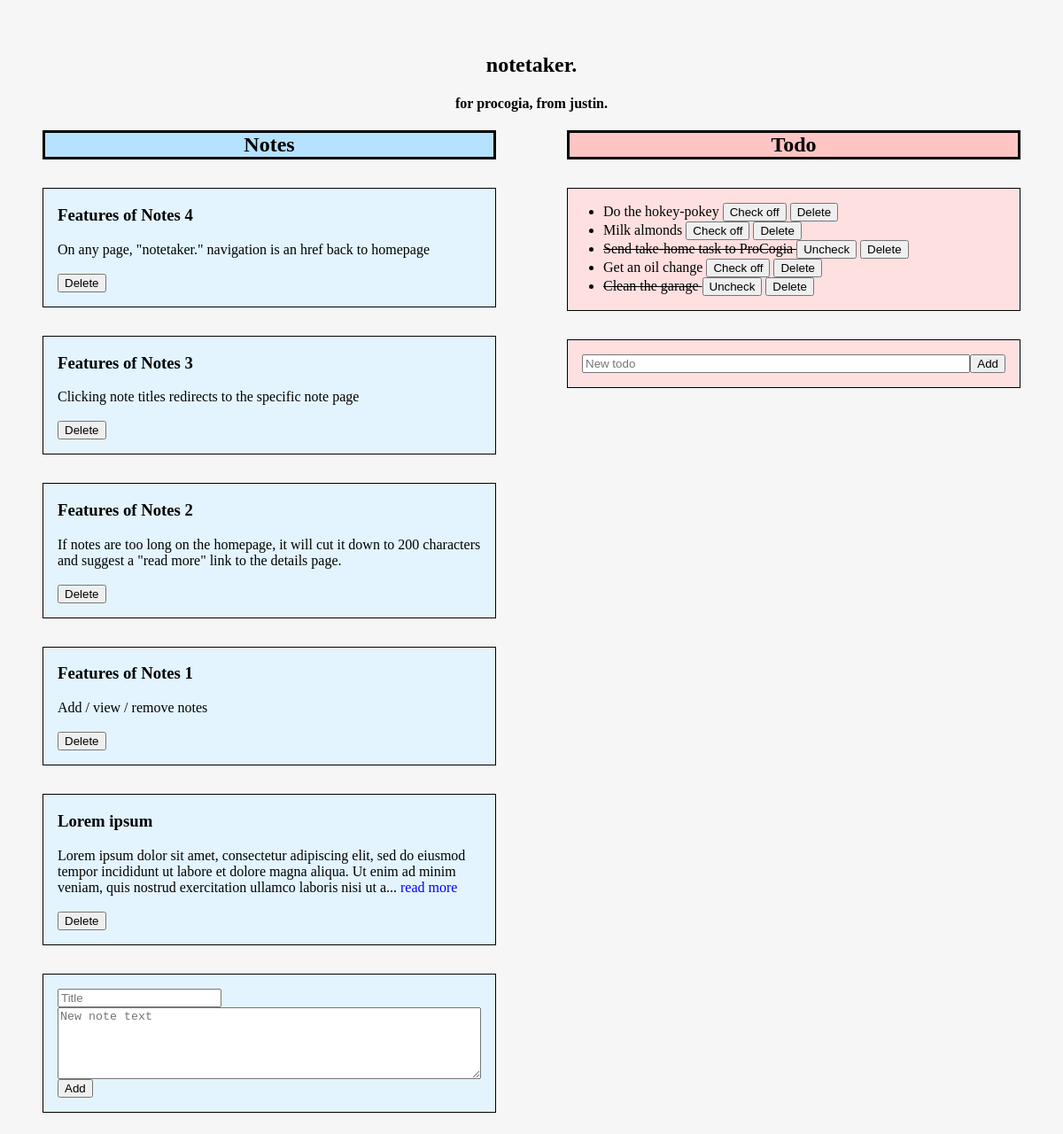
The page / on the database its author committed.
### notetaker/models.py (models this page shows, shortened)
class Note(models.Model):
    title = models.CharField(max_length=50)
    body = models.CharField(max_length=500)
    pub_date = models.DateTimeField('date published')

class Todo(models.Model):
    title = models.CharField(max_length=100)
    pub_date = models.DateTimeField('date published')
    done = models.BooleanField(default=False)

### notetaker/views.py (the view)
# urls.py: path('', views.index, name='index'),
def index(request):
    note_list = Note.objects.order_by('-pub_date')
    todo_list = Todo.objects.order_by('-pub_date')
    context = {
        'note_list':note_list,
        'todo_list':todo_list
    }
    return render(request, 'notetaker/index.html', context)

### notetaker/templates/notetaker/index.html (shortened to what this page needs)
{% load static %}
<html>
<head>
    <link rel="stylesheet" type="text/css" href="{% static 'notetaker/style.css' %}">
</head>
<body>
    <header id="header">
        <nav id="main-navigation" class="main-nav">
            <div class="info-title-wrapper">
                <div class="site-title-wrapper">
                    <h1 class="page-title"><a href="/">notetaker.</a></h1>
                    <h4 class="page-title">for procogia, from justin.</h4>
                </div>
            </div>
            <div class="base">
                <div class="column">
                    <h1 class="section-title notes">Notes</h1>
                    {% if note_list %}
                    {% for note in note_list %}
                    <div class="note-article">
                        <div class="note-title">
                            <h3><a href="/note/{{ note.id }}/">{{ note.title }}</a></h3>
                        </div>
                        <div class="note-body">
                            {% if note.body|length <= 200 %}
                            {{ note.body }}
                            {% else %}
                            {{ note.body|slice:":200" }}... <a href="/note/{{ note.id }}/" class="readmore">read
                                more</a>
                            {% endif %}
                            <br /><br />
                            <form action="/deleteNote/{{ note.id }}/" method="post">{% csrf_token %}
                                <input type="submit" value="Delete" />
                            </form>
                        </div>
                    </div>
                    {% endfor %}
                    {% endif %}
                    <form action="/addNote/" method="post">{% csrf_token %}
                        <div class="note-article new-article">
                            <div class="note-title">
                                <input type="text" name="title" placeholder="Title" />
                            </div>
                            <div class="note-body new">
                                <textarea class="textbox" name="body" rows="5" placeholder="New note text"></textarea>
                            </div>
                            <input type="submit" value="Add" />
                        </div>
                    </form>
                </div>
                <div class="column">
                    <h1 class="section-title todos">Todo</h1>
                    {% if todo_list %}
                    <div class="todo-article">
                        <ul>
                            {% for todo in todo_list %}
                            <li>
                                {% if todo.done %} <s> {% endif %}
                                    {{ todo.title }}
                                    {% if todo.done %} </s> {% endif %}
                                <form class="todo-button" action="/updateTodo/{{ todo.id }}/" method="post">
                                    <input type="submit" {% if todo.done %} value="Uncheck" {% else %} value="Check off"
                                        {% endif %} />
                                </form>
                                <form class="todo-button" action="/deleteTodo/{{ todo.id }}/" method="post">
                                    <input type="submit" value="Delete" />
                                </form>
                            </li>
                            {% endfor %}
                        </ul>
                    </div>
                    {% endif %}
                    <form action="/addTodo/" method="post">{% csrf_token %}
                        <div class="todo-article new-article">
                            <div class="todo-body new">
                                <input class="textbox" type="text" name="title" placeholder="New todo" />
                                <input type="submit" value="Add" />
                            </div>
                        </div>
                </div>
            </div>
    </header>
</body>
</html>

### notetaker/static/notetaker/style.css (style rules this page uses)
body { background-color: #f6f6f6; }
.page-title { text-align: center; }
.section-title { text-align: center; border-style: solid; padding: 0; margin: 0; }
.column { display: table-cell; width: 50%; padding: 0 2.5rem; }
.base { display: table; width:100% }
a { text-decoration: none; color: black; }
.base { width: 100%; }
.info-title-wrapper { padding-top: 2rem; }
.note-article { border-style: solid; border-width: thin; margin-top: 2rem; background-color: #e3f4ff; padding: 0 1rem; }
.todo-article { border-style: solid; border-width: thin; margin-top: 2rem; background-color: #ffe0e0; }
.notes { background-color: #b5e2ff; }
.todos { background-color: #ffc4c4; }
.readmore { color: blue; }
.todo-button { display: inline; }
li { width: 100% }
.new { display: flex; }
.textbox { flex:1 }
.new-article { padding: 1rem; }

### rows shown on the page
Note: title "Features of Notes 4", body "On any page, \"notetaker.\" navigation is an href back to homepage"
Note: title "Features of Notes 3", body "Clicking note titles redirects to the specific note page"
Note: title "Features of Notes 2", body "If notes are too long on the homepage, it will cut it down to 200 characters and suggest a \"read more\" link to the details page."
Note: title "Features of Notes 1", body "Add / view / remove notes"
Note: title "Lorem ipsum", body "Lorem ipsum dolor sit amet, consectetur adipiscing elit, sed do eiusmod tempor incididunt ut labore et dolore magna aliqua. Ut enim ad minim veniam, quis nostrud exercitation ullamco laboris nisi ut a"
Todo: title "Do the hokey-pokey", done "Check off"
Todo: title "Milk almonds", done "Check off"
Todo: title "Send take-home task to ProCogia", done "Uncheck"
Todo: title "Get an oil change", done "Check off"
Todo: title "Clean the garage", done "Uncheck"
